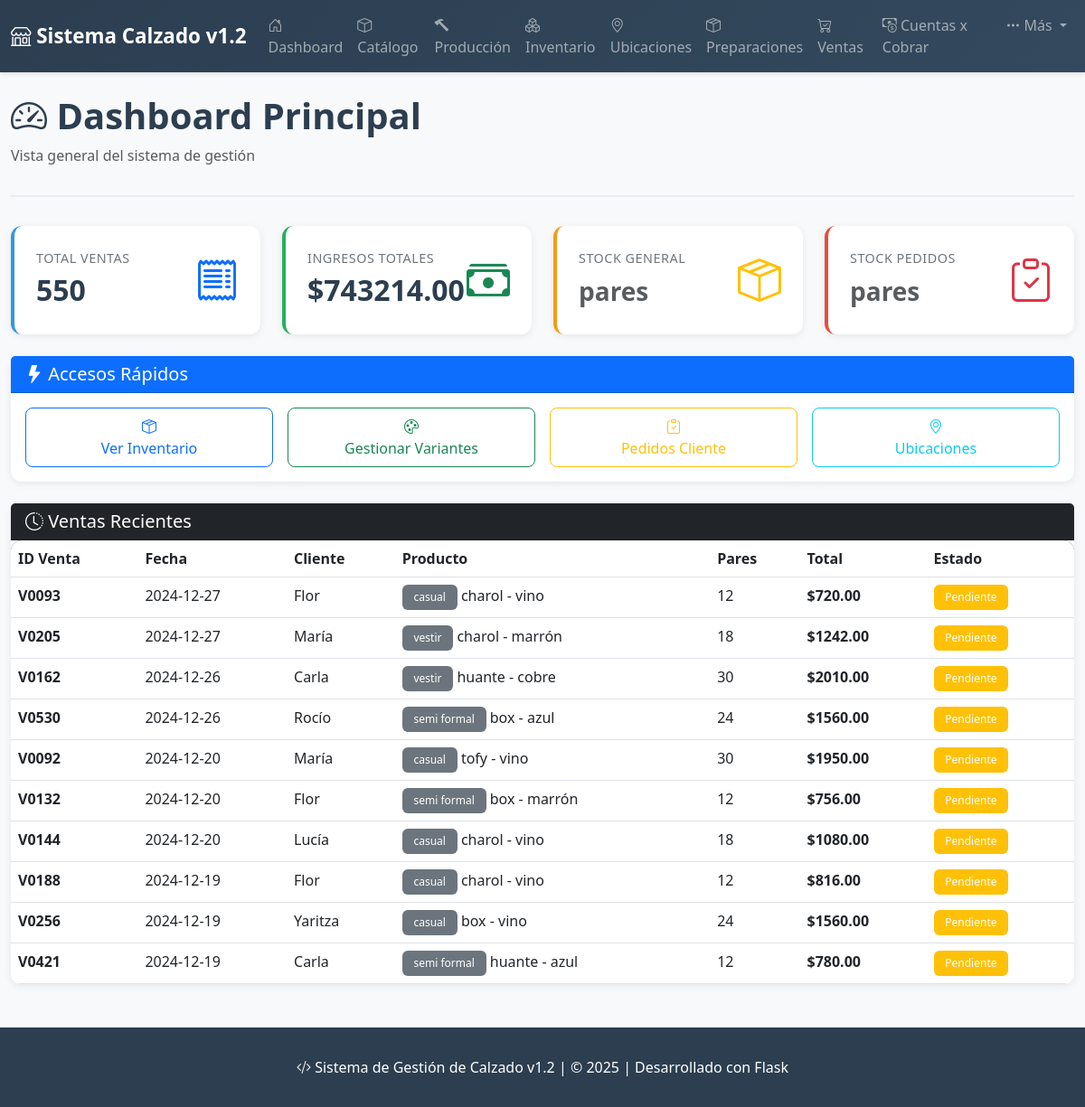
The page / on the database its author committed.
### tables this page shows
CREATE TABLE ventas (
            id_venta TEXT PRIMARY KEY,
            fecha DATE,
            cliente TEXT,
            destino TEXT,
            codigo_calzado INTEGER,
            cuero TEXT,
            color TEXT,
            calidad TEXT,
            precio_unitario REAL,
            pares INTEGER,
            total_venta REAL,
            estado_pago TEXT,
            metodo_pago TEXT,
            comentario TEXT,
            año INTEGER,
            semana INTEGER,
            dia_semana TEXT,
            FOREIGN KEY (codigo_calzado) REFERENCES productos (codigo_calzado)
        );

CREATE TABLE productos (
            codigo_calzado INTEGER PRIMARY KEY,
            tipo TEXT,
            cuero TEXT,
            color TEXT,
            serie_tallas TEXT,
            costo_unitario REAL,
            precio_sugerido REAL,
            observaciones TEXT
        );

### app.py (the view)
@app.route('/')
def index():
    conn = get_db()
    cursor = conn.cursor()
    cursor.execute('SELECT COUNT(*) as total FROM ventas')
    total_ventas = cursor.fetchone()['total']
    cursor.execute('SELECT SUM(total_venta) as total FROM ventas')
    ingresos_totales = cursor.fetchone()['total'] or 0
    cursor.execute('SELECT SUM(pares) as total FROM ventas')
    pares_totales = cursor.fetchone()['total'] or 0
    cursor.execute('SELECT AVG(total_venta) as promedio FROM ventas')
    venta_promedio = cursor.fetchone()['promedio'] or 0
    cursor.execute('''
        SELECT v.*, p.tipo
        FROM ventas v
        LEFT JOIN productos p ON v.codigo_calzado = p.codigo_calzado
        ORDER BY v.fecha DESC
        LIMIT 10
    ''')
    ventas_recientes = cursor.fetchall()
    conn.close()
    return render_template('index.html',
                         total_ventas=total_ventas,
                         ingresos_totales=ingresos_totales,
                         pares_totales=pares_totales,
                         venta_promedio=venta_promedio,
                         ventas_recientes=ventas_recientes)

### app.py (called while the page is built)
def get_db():
    conn = sqlite3.connect(DATABASE)
    conn.row_factory = sqlite3.Row
    return conn

### templates/index.html (shortened to what this page needs)
{% extends "base.html" %}
{% block content %}
<div class="page-header">
    <h1><i class="bi bi-speedometer2"></i> Dashboard Principal</h1>
    <p class="text-muted">Vista general del sistema de gestión</p>
</div>
<div class="row g-4 mb-4">
    <div class="col-md-3">
        <div class="card stat-card">
            <div class="d-flex justify-content-between align-items-center">
                <div>
                    <div class="stat-label">Total Ventas</div>
                    <div class="stat-value">{{ total_ventas }}</div>
                </div>
                <div class="text-primary" style="font-size: 3rem;">
                    <i class="bi bi-receipt"></i>
                </div>
            </div>
        </div>
    </div>
    <div class="col-md-3">
        <div class="card stat-card success">
            <div class="d-flex justify-content-between align-items-center">
                <div>
                    <div class="stat-label">Ingresos Totales</div>
                    <div class="stat-value">${{ "%.2f"|format(ingresos_totales) }}</div>
                </div>
                <div class="text-success" style="font-size: 3rem;">
                    <i class="bi bi-cash-stack"></i>
                </div>
            </div>
        </div>
    </div>
    <div class="col-md-3">
        <div class="card stat-card warning">
            <div class="d-flex justify-content-between align-items-center">
                <div>
                    <div class="stat-label">Stock General</div>
                    <div class="stat-value">{{ stock_general }} <small class="text-muted">pares</small></div>
                </div>
                <div class="text-warning" style="font-size: 3rem;">
                    <i class="bi bi-box-seam"></i>
                </div>
            </div>
        </div>
    </div>
    <div class="col-md-3">
        <div class="card stat-card danger">
            <div class="d-flex justify-content-between align-items-center">
                <div>
                    <div class="stat-label">Stock Pedidos</div>
                    <div class="stat-value">{{ stock_pedidos }} <small class="text-muted">pares</small></div>
                </div>
                <div class="text-danger" style="font-size: 3rem;">
                    <i class="bi bi-clipboard-check"></i>
                </div>
            </div>
        </div>
    </div>
</div>
<div class="row g-4 mb-4">
    <div class="col-md-12">
        <div class="card">
            <div class="card-header bg-primary text-white">
                <h5 class="mb-0"><i class="bi bi-lightning-fill"></i> Accesos Rápidos</h5>
            </div>
            <div class="card-body">
                <div class="row g-3">
                    <div class="col-md-3">
                        <a href="/inventario" class="btn btn-outline-primary w-100">
                            <i class="bi bi-box-seam"></i><br>
                            Ver Inventario
                        </a>
                    </div>
                    <div class="col-md-3">
                        <a href="/variantes" class="btn btn-outline-success w-100">
                            <i class="bi bi-palette"></i><br>
                            Gestionar Variantes
                        </a>
                    </div>
                    <div class="col-md-3">
                        <a href="/pedidos_cliente" class="btn btn-outline-warning w-100">
                            <i class="bi bi-clipboard-check"></i><br>
                            Pedidos Cliente
                        </a>
                    </div>
                    <div class="col-md-3">
                        <a href="/ubicaciones" class="btn btn-outline-info w-100">
                            <i class="bi bi-geo-alt"></i><br>
                            Ubicaciones
                        </a>
                    </div>
                </div>
            </div>
        </div>
    </div>
</div>
<div class="row">
    <div class="col-md-12">
        <div class="card">
            <div class="card-header bg-dark text-white">
                <h5 class="mb-0"><i class="bi bi-clock-history"></i> Ventas Recientes</h5>
            </div>
            <div class="card-body p-0">
                <div class="table-responsive">
                    <table class="table table-hover mb-0">
                        <thead>
                            <tr>
                                <th>ID Venta</th>
                                <th>Fecha</th>
                                <th>Cliente</th>
                                <th>Producto</th>
                                <th>Pares</th>
                                <th>Total</th>
                                <th>Estado</th>
                            </tr>
                        </thead>
                        <tbody>
                            {% for venta in ventas_recientes %}
                            <tr>
                                <td><strong>{{ venta.id_venta }}</strong></td>
                                <td>{{ venta.fecha }}</td>
                                <td>{{ venta.cliente }}</td>
                                <td>
                                    <span class="badge bg-secondary">{{ venta.tipo }}</span>
                                    {{ venta.cuero }} - {{ venta.color }}
                                </td>
                                <td>{{ venta.pares }}</td>
                                <td><strong>${{ "%.2f"|format(venta.total_venta) }}</strong></td>
                                <td>
                                    {% if venta.estado_pago == 'pagado' %}
                                        <span class="badge bg-success">Pagado</span>
                                    {% else %}
                                        <span class="badge bg-warning">Pendiente</span>
                                    {% endif %}
                                </td>
                            </tr>
                            {% endfor %}
                        </tbody>
                    </table>
                </div>
            </div>
        </div>
    </div>
</div>
{% endblock %}

### templates/base.html (shortened to what this page needs)
<!DOCTYPE html>
<html lang="es">
<head>
    <link href="https://cdn.jsdelivr.net/npm/bootstrap@5.3.0/dist/css/bootstrap.min.css" rel="stylesheet">
    <link rel="stylesheet" href="https://cdn.jsdelivr.net/npm/bootstrap-icons@1.11.0/font/bootstrap-icons.css">
</head>
<body>
    <nav class="navbar navbar-expand-lg navbar-dark">
        <div class="container-fluid">
            <a class="navbar-brand" href="/">
                <i class="bi bi-shop"></i> Sistema Calzado v1.2
            </a>
            <div class="collapse navbar-collapse" id="navbarNav">
                <ul class="navbar-nav ms-auto">
                    <li class="nav-item">
                        <a class="nav-link" href="/">
                            <i class="bi bi-house-door"></i> Dashboard
                        </a>
                    </li>
                    <li class="nav-item">
                        <a class="nav-link" href="/catalogo-variantes">
                            <i class="bi bi-box"></i> Catálogo
                        </a>
                    </li>
                    <li class="nav-item">
                        <a class="nav-link" href="/produccion">
                            <i class="bi bi-hammer"></i> Producción
                        </a>
                    </li>
                    <li class="nav-item">
                        <a class="nav-link" href="/inventario">
                            <i class="bi bi-boxes"></i> Inventario
                        </a>
                    </li>
                    <li class="nav-item">
                        <a class="nav-link" href="/ubicaciones">
                            <i class="bi bi-geo-alt"></i> Ubicaciones
                        </a>
                    </li>
                    <li class="nav-item">
                        <a class="nav-link" href="/preparaciones">
                            <i class="bi bi-box-seam"></i> Preparaciones
                        </a>
                    </li>
                    <li class="nav-item">
                        <a class="nav-link" href="/ventas">
                            <i class="bi bi-cart-check"></i> Ventas
                        </a>
                    </li>
                    <li class="nav-item">
                        <a class="nav-link" href="/cuentas-por-cobrar">
                            <i class="bi bi-cash-coin"></i> Cuentas x Cobrar
                        </a>
                    </li>
                    <li class="nav-item dropdown">
                        <a class="nav-link dropdown-toggle" href="#" role="button" data-bs-toggle="dropdown">
                            <i class="bi bi-three-dots"></i> Más
                        </a>
                    </li>
                </ul>
            </div>
        </div>
    </nav>
    <div class="container-fluid mt-4">
        {% block content %}{% endblock %}
    </div>
    <div class="footer">
        <div class="container">
            <p class="mb-0">
                <i class="bi bi-code-slash"></i> Sistema de Gestión de Calzado v1.2 |
                © 2025 | Desarrollado con Flask
            </p>
        </div>
    </div>
</body>
</html>

### templates/base.html (style rules this page uses)
:root { --primary-color: #2c3e50; --secondary-color: #3498db; --success-color: #27ae60; --warning-color: #f39c12; --danger-color: #e74c3c; }
body { font-family: 'Segoe UI', Tahoma, Geneva, Verdana, sans-serif; background-color: #f8f9fa; }
.navbar { background: linear-gradient(135deg, var(--primary-color) 0%, #34495e 100%); box-shadow: 0 2px 4px rgba(0,0,0,0.1); }
.navbar-brand { font-weight: 700; font-size: 1.4rem; }
.nav-link { font-weight: 500; transition: all 0.3s ease; }
.card { border: none; border-radius: 12px; box-shadow: 0 2px 8px rgba(0,0,0,0.08); transition: transform 0.3s ease, box-shadow 0.3s ease; }
.stat-card { padding: 1.5rem; border-left: 4px solid var(--secondary-color); }
.stat-card.success { border-left-color: var(--success-color); }
.stat-card.warning { border-left-color: var(--warning-color); }
.stat-card.danger { border-left-color: var(--danger-color); }
.stat-value { font-size: 2rem; font-weight: 700; color: var(--primary-color); }
.stat-label { color: #6c757d; font-size: 0.9rem; text-transform: uppercase; letter-spacing: 0.5px; }
.btn { border-radius: 8px; padding: 0.5rem 1.5rem; font-weight: 500; transition: all 0.3s ease; }
.badge { padding: 0.5rem 0.8rem; border-radius: 6px; font-weight: 500; }
.table { background-color: white; border-radius: 12px; overflow: hidden; }
.table thead { background-color: var(--primary-color); color: white; }
.page-header { margin-bottom: 2rem; padding-bottom: 1rem; border-bottom: 2px solid #e9ecef; }
.page-header h1 { color: var(--primary-color); font-weight: 700; }
.footer { margin-top: 3rem; padding: 2rem 0; background-color: var(--primary-color); color: white; text-align: center; }

### rows shown on the page
ventas: id_venta "V0093", fecha "2024-12-27", cliente "Flor", tipo "casual", cuero "charol", color "vino", pares "12", total_venta "720.00", estado_pago "Pendiente"
ventas: id_venta "V0205", fecha "2024-12-27", cliente "María", tipo "vestir", cuero "charol", color "marrón", pares "18", total_venta "1242.00", estado_pago "Pendiente"
ventas: id_venta "V0162", fecha "2024-12-26", cliente "Carla", tipo "vestir", cuero "huante", color "cobre", pares "30", total_venta "2010.00", estado_pago "Pendiente"
ventas: id_venta "V0530", fecha "2024-12-26", cliente "Rocío", tipo "semi formal", cuero "box", color "azul", pares "24", total_venta "1560.00", estado_pago "Pendiente"
ventas: id_venta "V0092", fecha "2024-12-20", cliente "María", tipo "casual", cuero "tofy", color "vino", pares "30", total_venta "1950.00", estado_pago "Pendiente"
ventas: id_venta "V0132", fecha "2024-12-20", cliente "Flor", tipo "semi formal", cuero "box", color "marrón", pares "12", total_venta "756.00", estado_pago "Pendiente"
ventas: id_venta "V0144", fecha "2024-12-20", cliente "Lucía", tipo "casual", cuero "charol", color "vino", pares "18", total_venta "1080.00", estado_pago "Pendiente"
ventas: id_venta "V0188", fecha "2024-12-19", cliente "Flor", tipo "casual", cuero "charol", color "vino", pares "12", total_venta "816.00", estado_pago "Pendiente"
ventas: id_venta "V0256", fecha "2024-12-19", cliente "Yaritza", tipo "casual", cuero "box", color "vino", pares "24", total_venta "1560.00", estado_pago "Pendiente"
ventas: id_venta "V0421", fecha "2024-12-19", cliente "Carla", tipo "semi formal", cuero "huante", color "azul", pares "12", total_venta "780.00", estado_pago "Pendiente"

### other values the page prints
{{ total_ventas }} "550"
{{ "%.2f"|format(ingresos_totales) }} "743214.00"
